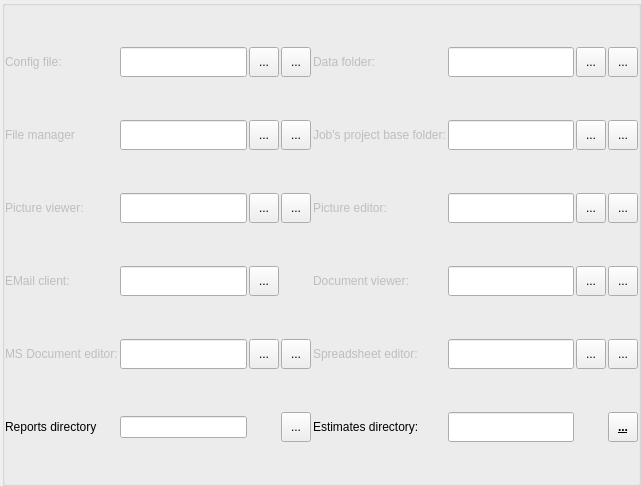
<?xml version="1.0" encoding="UTF-8"?>
<ui version="4.0">
 <class>configDialog</class>
 <widget class="QDialog" name="configDialog">
  <property name="geometry">
   <rect>
    <x>0</x>
    <y>0</y>
    <width>641</width>
    <height>486</height>
   </rect>
  </property>
  <property name="windowTitle">
   <string>Config options</string>
  </property>
  <layout class="QHBoxLayout" name="horizontalLayout_2">
   <property name="spacing">
    <number>0</number>
   </property>
   <property name="leftMargin">
    <number>2</number>
   </property>
   <property name="topMargin">
    <number>0</number>
   </property>
   <property name="rightMargin">
    <number>0</number>
   </property>
   <property name="bottomMargin">
    <number>0</number>
   </property>
   <item>
    <layout class="QHBoxLayout" name="horizontalLayout">
     <property name="spacing">
      <number>0</number>
     </property>
     <item>
      <widget class="QGroupBox" name="grpProgramOptions">
       <property name="enabled">
        <bool>true</bool>
       </property>
       <property name="minimumSize">
        <size>
         <width>0</width>
         <height>150</height>
        </size>
       </property>
       <property name="font">
        <font>
         <weight>75</weight>
         <bold>true</bold>
         <underline>true</underline>
        </font>
       </property>
       <property name="title">
        <string/>
       </property>
       <property name="alignment">
        <set>Qt::AlignLeading|Qt::AlignLeft|Qt::AlignVCenter</set>
       </property>
       <property name="flat">
        <bool>false</bool>
       </property>
       <property name="checkable">
        <bool>false</bool>
       </property>
       <property name="checked">
        <bool>false</bool>
       </property>
       <layout class="QGridLayout" name="gLayoutProgramOptions">
        <property name="leftMargin">
         <number>0</number>
        </property>
        <property name="topMargin">
         <number>0</number>
        </property>
        <property name="rightMargin">
         <number>0</number>
        </property>
        <property name="bottomMargin">
         <number>0</number>
        </property>
        <property name="spacing">
         <number>2</number>
        </property>
        <item row="8" column="7">
         <widget class="QToolButton" name="btnCfgUseDefaultESTIMATEDir">
          <property name="minimumSize">
           <size>
            <width>30</width>
            <height>30</height>
           </size>
          </property>
          <property name="text">
           <string>...</string>
          </property>
          <property name="icon">
           <iconset resource="resources.qrc">
            <normaloff>:/resources/fill_default.png</normaloff>:/resources/fill_default.png</iconset>
          </property>
         </widget>
        </item>
        <item row="1" column="0">
         <widget class="QLabel" name="lblCfgFileManager">
          <property name="enabled">
           <bool>false</bool>
          </property>
          <property name="font">
           <font>
            <weight>50</weight>
            <bold>false</bold>
            <underline>false</underline>
           </font>
          </property>
          <property name="text">
           <string>File manager</string>
          </property>
         </widget>
        </item>
        <item row="3" column="1">
         <widget class="QLineEdit" name="txtCfgPictureViewer">
          <property name="minimumSize">
           <size>
            <width>0</width>
            <height>30</height>
           </size>
          </property>
          <property name="font">
           <font>
            <weight>50</weight>
            <bold>false</bold>
            <underline>false</underline>
           </font>
          </property>
         </widget>
        </item>
        <item row="3" column="2">
         <widget class="QToolButton" name="btnCfgChoosePictureViewer">
          <property name="minimumSize">
           <size>
            <width>30</width>
            <height>30</height>
           </size>
          </property>
          <property name="font">
           <font>
            <weight>50</weight>
            <bold>false</bold>
            <underline>false</underline>
           </font>
          </property>
          <property name="toolTip">
           <string>Browse ...</string>
          </property>
          <property name="text">
           <string>...</string>
          </property>
          <property name="icon">
           <iconset resource="resources.qrc">
            <normaloff>:/resources/folder-brown.png</normaloff>:/resources/folder-brown.png</iconset>
          </property>
         </widget>
        </item>
        <item row="0" column="2">
         <widget class="QToolButton" name="btnCfgChooseConfigFile">
          <property name="minimumSize">
           <size>
            <width>30</width>
            <height>30</height>
           </size>
          </property>
          <property name="font">
           <font>
            <weight>50</weight>
            <bold>false</bold>
            <underline>false</underline>
           </font>
          </property>
          <property name="toolTip">
           <string>Browse ...</string>
          </property>
          <property name="text">
           <string>...</string>
          </property>
          <property name="icon">
           <iconset resource="resources.qrc">
            <normaloff>:/resources/folder-brown.png</normaloff>:/resources/folder-brown.png</iconset>
          </property>
         </widget>
        </item>
        <item row="0" column="0">
         <widget class="QLabel" name="lblCfgConfigFile">
          <property name="enabled">
           <bool>false</bool>
          </property>
          <property name="font">
           <font>
            <weight>50</weight>
            <bold>false</bold>
            <underline>false</underline>
           </font>
          </property>
          <property name="text">
           <string>Config file:</string>
          </property>
         </widget>
        </item>
        <item row="7" column="6">
         <widget class="QToolButton" name="btnCfgChooseXlsEditor">
          <property name="minimumSize">
           <size>
            <width>30</width>
            <height>30</height>
           </size>
          </property>
          <property name="font">
           <font>
            <weight>50</weight>
            <bold>false</bold>
            <underline>false</underline>
           </font>
          </property>
          <property name="toolTip">
           <string>Browse ...</string>
          </property>
          <property name="text">
           <string>...</string>
          </property>
          <property name="icon">
           <iconset resource="resources.qrc">
            <normaloff>:/resources/folder-brown.png</normaloff>:/resources/folder-brown.png</iconset>
          </property>
         </widget>
        </item>
        <item row="7" column="5">
         <widget class="QLineEdit" name="txtCfgXlsEditor">
          <property name="minimumSize">
           <size>
            <width>0</width>
            <height>30</height>
           </size>
          </property>
          <property name="font">
           <font>
            <weight>50</weight>
            <bold>false</bold>
            <underline>false</underline>
           </font>
          </property>
         </widget>
        </item>
        <item row="5" column="1">
         <widget class="QLineEdit" name="txtCfgEmailClient">
          <property name="minimumSize">
           <size>
            <width>0</width>
            <height>30</height>
           </size>
          </property>
          <property name="font">
           <font>
            <weight>50</weight>
            <bold>false</bold>
            <underline>false</underline>
           </font>
          </property>
          <property name="readOnly">
           <bool>true</bool>
          </property>
         </widget>
        </item>
        <item row="8" column="4">
         <widget class="QLabel" name="lblCfgESTIMATE">
          <property name="font">
           <font>
            <weight>50</weight>
            <bold>false</bold>
            <underline>false</underline>
           </font>
          </property>
          <property name="text">
           <string>Estimates directory:</string>
          </property>
         </widget>
        </item>
        <item row="3" column="6">
         <widget class="QToolButton" name="btnCfgChoosePictureEditor">
          <property name="minimumSize">
           <size>
            <width>30</width>
            <height>30</height>
           </size>
          </property>
          <property name="font">
           <font>
            <weight>50</weight>
            <bold>false</bold>
            <underline>false</underline>
           </font>
          </property>
          <property name="toolTip">
           <string>Browse ...</string>
          </property>
          <property name="text">
           <string>...</string>
          </property>
          <property name="icon">
           <iconset resource="resources.qrc">
            <normaloff>:/resources/folder-brown.png</normaloff>:/resources/folder-brown.png</iconset>
          </property>
         </widget>
        </item>
        <item row="3" column="7">
         <widget class="QToolButton" name="btnCfgUseDefaultPictureEditor">
          <property name="minimumSize">
           <size>
            <width>30</width>
            <height>30</height>
           </size>
          </property>
          <property name="font">
           <font>
            <weight>50</weight>
            <bold>false</bold>
            <underline>false</underline>
           </font>
          </property>
          <property name="toolTip">
           <string>Use default</string>
          </property>
          <property name="text">
           <string>...</string>
          </property>
          <property name="icon">
           <iconset resource="resources.qrc">
            <normaloff>:/resources/fill_default.png</normaloff>:/resources/fill_default.png</iconset>
          </property>
         </widget>
        </item>
        <item row="3" column="4">
         <widget class="QLabel" name="lblCfgPictureEditor">
          <property name="enabled">
           <bool>false</bool>
          </property>
          <property name="font">
           <font>
            <weight>50</weight>
            <bold>false</bold>
            <underline>false</underline>
           </font>
          </property>
          <property name="text">
           <string>Picture editor:</string>
          </property>
         </widget>
        </item>
        <item row="3" column="3">
         <widget class="QToolButton" name="btnCfgUseDefaultPictureViewer">
          <property name="minimumSize">
           <size>
            <width>30</width>
            <height>30</height>
           </size>
          </property>
          <property name="font">
           <font>
            <weight>50</weight>
            <bold>false</bold>
            <underline>false</underline>
           </font>
          </property>
          <property name="toolTip">
           <string>Use default</string>
          </property>
          <property name="text">
           <string>...</string>
          </property>
          <property name="icon">
           <iconset resource="resources.qrc">
            <normaloff>:/resources/fill_default.png</normaloff>:/resources/fill_default.png</iconset>
          </property>
         </widget>
        </item>
        <item row="1" column="7">
         <widget class="QToolButton" name="btnCfgUseDefaultBaseDir">
          <property name="minimumSize">
           <size>
            <width>30</width>
            <height>30</height>
           </size>
          </property>
          <property name="font">
           <font>
            <weight>50</weight>
            <bold>false</bold>
            <underline>false</underline>
           </font>
          </property>
          <property name="toolTip">
           <string>Use default</string>
          </property>
          <property name="text">
           <string>...</string>
          </property>
          <property name="icon">
           <iconset resource="resources.qrc">
            <normaloff>:/resources/fill_default.png</normaloff>:/resources/fill_default.png</iconset>
          </property>
         </widget>
        </item>
        <item row="5" column="6">
         <widget class="QToolButton" name="btnCfgChooseDocViewer">
          <property name="minimumSize">
           <size>
            <width>30</width>
            <height>30</height>
           </size>
          </property>
          <property name="font">
           <font>
            <weight>50</weight>
            <bold>false</bold>
            <underline>false</underline>
           </font>
          </property>
          <property name="toolTip">
           <string>Browse ...</string>
          </property>
          <property name="text">
           <string>...</string>
          </property>
          <property name="icon">
           <iconset resource="resources.qrc">
            <normaloff>:/resources/folder-brown.png</normaloff>:/resources/folder-brown.png</iconset>
          </property>
         </widget>
        </item>
        <item row="8" column="3">
         <widget class="QToolButton" name="btnCfgUseDefaultReportsDir">
          <property name="minimumSize">
           <size>
            <width>30</width>
            <height>30</height>
           </size>
          </property>
          <property name="font">
           <font>
            <weight>50</weight>
            <bold>false</bold>
            <underline>false</underline>
           </font>
          </property>
          <property name="text">
           <string>...</string>
          </property>
          <property name="icon">
           <iconset resource="resources.qrc">
            <normaloff>:/resources/fill_default.png</normaloff>:/resources/fill_default.png</iconset>
          </property>
         </widget>
        </item>
        <item row="8" column="1">
         <widget class="QLineEdit" name="txtCfgReports"/>
        </item>
        <item row="1" column="4">
         <widget class="QLabel" name="lblCfgJobsPrefix">
          <property name="enabled">
           <bool>false</bool>
          </property>
          <property name="minimumSize">
           <size>
            <width>0</width>
            <height>30</height>
           </size>
          </property>
          <property name="font">
           <font>
            <weight>50</weight>
            <bold>false</bold>
            <underline>false</underline>
           </font>
          </property>
          <property name="text">
           <string>Job's project base folder:</string>
          </property>
         </widget>
        </item>
        <item row="1" column="3">
         <widget class="QToolButton" name="btnCfgUseDefaultFileManager">
          <property name="minimumSize">
           <size>
            <width>30</width>
            <height>30</height>
           </size>
          </property>
          <property name="font">
           <font>
            <weight>50</weight>
            <bold>false</bold>
            <underline>false</underline>
           </font>
          </property>
          <property name="toolTip">
           <string>Use default</string>
          </property>
          <property name="text">
           <string>...</string>
          </property>
          <property name="icon">
           <iconset resource="resources.qrc">
            <normaloff>:/resources/fill_default.png</normaloff>:/resources/fill_default.png</iconset>
          </property>
         </widget>
        </item>
        <item row="7" column="0">
         <widget class="QLabel" name="lblCfgDocApp">
          <property name="enabled">
           <bool>false</bool>
          </property>
          <property name="font">
           <font>
            <weight>50</weight>
            <bold>false</bold>
            <underline>false</underline>
           </font>
          </property>
          <property name="text">
           <string>MS Document editor:</string>
          </property>
         </widget>
        </item>
        <item row="5" column="5">
         <widget class="QLineEdit" name="txtCfgDocumentViewer">
          <property name="minimumSize">
           <size>
            <width>0</width>
            <height>30</height>
           </size>
          </property>
          <property name="font">
           <font>
            <weight>50</weight>
            <bold>false</bold>
            <underline>false</underline>
           </font>
          </property>
         </widget>
        </item>
        <item row="0" column="5">
         <widget class="QLineEdit" name="txtCfgDataFolder">
          <property name="minimumSize">
           <size>
            <width>0</width>
            <height>30</height>
           </size>
          </property>
          <property name="font">
           <font>
            <weight>50</weight>
            <bold>false</bold>
            <underline>false</underline>
           </font>
          </property>
         </widget>
        </item>
        <item row="0" column="7">
         <widget class="QToolButton" name="btnCfgUseDefaultDataFolder">
          <property name="minimumSize">
           <size>
            <width>30</width>
            <height>30</height>
           </size>
          </property>
          <property name="font">
           <font>
            <weight>50</weight>
            <bold>false</bold>
            <underline>false</underline>
           </font>
          </property>
          <property name="toolTip">
           <string>Use default</string>
          </property>
          <property name="text">
           <string>...</string>
          </property>
          <property name="icon">
           <iconset resource="resources.qrc">
            <normaloff>:/resources/fill_default.png</normaloff>:/resources/fill_default.png</iconset>
          </property>
         </widget>
        </item>
        <item row="0" column="6">
         <widget class="QToolButton" name="btnCfgChooseDataFolder">
          <property name="minimumSize">
           <size>
            <width>30</width>
            <height>30</height>
           </size>
          </property>
          <property name="font">
           <font>
            <weight>50</weight>
            <bold>false</bold>
            <underline>false</underline>
           </font>
          </property>
          <property name="toolTip">
           <string>Browse ...</string>
          </property>
          <property name="text">
           <string>...</string>
          </property>
          <property name="icon">
           <iconset resource="resources.qrc">
            <normaloff>:/resources/folder-brown.png</normaloff>:/resources/folder-brown.png</iconset>
          </property>
         </widget>
        </item>
        <item row="1" column="1">
         <widget class="QLineEdit" name="txtCfgFileManager">
          <property name="minimumSize">
           <size>
            <width>0</width>
            <height>30</height>
           </size>
          </property>
          <property name="font">
           <font>
            <weight>50</weight>
            <bold>false</bold>
            <underline>false</underline>
           </font>
          </property>
         </widget>
        </item>
        <item row="8" column="0">
         <widget class="QLabel" name="lblCfgReports">
          <property name="font">
           <font>
            <weight>50</weight>
            <bold>false</bold>
            <underline>false</underline>
           </font>
          </property>
          <property name="text">
           <string>Reports directory</string>
          </property>
         </widget>
        </item>
        <item row="7" column="7">
         <widget class="QToolButton" name="btnCfgUseDefaultXlsEditor">
          <property name="minimumSize">
           <size>
            <width>30</width>
            <height>30</height>
           </size>
          </property>
          <property name="font">
           <font>
            <weight>50</weight>
            <bold>false</bold>
            <underline>false</underline>
           </font>
          </property>
          <property name="toolTip">
           <string>Use default</string>
          </property>
          <property name="text">
           <string>...</string>
          </property>
          <property name="icon">
           <iconset resource="resources.qrc">
            <normaloff>:/resources/fill_default.png</normaloff>:/resources/fill_default.png</iconset>
          </property>
         </widget>
        </item>
        <item row="7" column="4">
         <widget class="QLabel" name="lblCfgXlsApp">
          <property name="enabled">
           <bool>false</bool>
          </property>
          <property name="font">
           <font>
            <weight>50</weight>
            <bold>false</bold>
            <underline>false</underline>
           </font>
          </property>
          <property name="text">
           <string>Spreadsheet editor:</string>
          </property>
         </widget>
        </item>
        <item row="7" column="3">
         <widget class="QToolButton" name="btnCfgUseDefaultDocEditor">
          <property name="minimumSize">
           <size>
            <width>30</width>
            <height>30</height>
           </size>
          </property>
          <property name="font">
           <font>
            <weight>50</weight>
            <bold>false</bold>
            <underline>false</underline>
           </font>
          </property>
          <property name="toolTip">
           <string>Use default</string>
          </property>
          <property name="text">
           <string>...</string>
          </property>
          <property name="icon">
           <iconset resource="resources.qrc">
            <normaloff>:/resources/fill_default.png</normaloff>:/resources/fill_default.png</iconset>
          </property>
         </widget>
        </item>
        <item row="7" column="2">
         <widget class="QToolButton" name="btnCfgChooseDocEditor">
          <property name="minimumSize">
           <size>
            <width>30</width>
            <height>30</height>
           </size>
          </property>
          <property name="font">
           <font>
            <weight>50</weight>
            <bold>false</bold>
            <underline>false</underline>
           </font>
          </property>
          <property name="toolTip">
           <string>Browse ...</string>
          </property>
          <property name="text">
           <string>...</string>
          </property>
          <property name="icon">
           <iconset resource="resources.qrc">
            <normaloff>:/resources/folder-brown.png</normaloff>:/resources/folder-brown.png</iconset>
          </property>
         </widget>
        </item>
        <item row="3" column="5">
         <widget class="QLineEdit" name="txtCfgPictureEditor">
          <property name="minimumSize">
           <size>
            <width>0</width>
            <height>30</height>
           </size>
          </property>
          <property name="font">
           <font>
            <weight>50</weight>
            <bold>false</bold>
            <underline>false</underline>
           </font>
          </property>
         </widget>
        </item>
        <item row="8" column="5">
         <widget class="QLineEdit" name="txtCfgESTIMATE">
          <property name="minimumSize">
           <size>
            <width>0</width>
            <height>30</height>
           </size>
          </property>
          <property name="font">
           <font>
            <weight>50</weight>
            <bold>false</bold>
            <underline>false</underline>
           </font>
          </property>
         </widget>
        </item>
        <item row="5" column="4">
         <widget class="QLabel" name="lblCfgDocumentViewer">
          <property name="enabled">
           <bool>false</bool>
          </property>
          <property name="font">
           <font>
            <weight>50</weight>
            <bold>false</bold>
            <underline>false</underline>
           </font>
          </property>
          <property name="text">
           <string>Document viewer:</string>
          </property>
         </widget>
        </item>
        <item row="1" column="2">
         <widget class="QToolButton" name="btnCfgChooseFileManager">
          <property name="minimumSize">
           <size>
            <width>30</width>
            <height>30</height>
           </size>
          </property>
          <property name="font">
           <font>
            <weight>50</weight>
            <bold>false</bold>
            <underline>false</underline>
           </font>
          </property>
          <property name="toolTip">
           <string>Browse ...</string>
          </property>
          <property name="text">
           <string>...</string>
          </property>
          <property name="icon">
           <iconset resource="resources.qrc">
            <normaloff>:/resources/folder-brown.png</normaloff>:/resources/folder-brown.png</iconset>
          </property>
         </widget>
        </item>
        <item row="5" column="0">
         <widget class="QLabel" name="lblCfgEmailClient">
          <property name="enabled">
           <bool>false</bool>
          </property>
          <property name="font">
           <font>
            <weight>50</weight>
            <bold>false</bold>
            <underline>false</underline>
           </font>
          </property>
          <property name="text">
           <string>EMail client:</string>
          </property>
         </widget>
        </item>
        <item row="0" column="1">
         <widget class="QLineEdit" name="txtCfgConfigFile">
          <property name="minimumSize">
           <size>
            <width>0</width>
            <height>30</height>
           </size>
          </property>
          <property name="font">
           <font>
            <weight>50</weight>
            <bold>false</bold>
            <underline>false</underline>
           </font>
          </property>
         </widget>
        </item>
        <item row="7" column="1">
         <widget class="QLineEdit" name="txtCfgDocEditor">
          <property name="minimumSize">
           <size>
            <width>0</width>
            <height>30</height>
           </size>
          </property>
          <property name="font">
           <font>
            <weight>50</weight>
            <bold>false</bold>
            <underline>false</underline>
           </font>
          </property>
         </widget>
        </item>
        <item row="0" column="3">
         <widget class="QToolButton" name="btnCfgUseDefaultConfigFile">
          <property name="minimumSize">
           <size>
            <width>30</width>
            <height>30</height>
           </size>
          </property>
          <property name="font">
           <font>
            <weight>50</weight>
            <bold>false</bold>
            <underline>false</underline>
           </font>
          </property>
          <property name="toolTip">
           <string>Use default</string>
          </property>
          <property name="text">
           <string>...</string>
          </property>
          <property name="icon">
           <iconset resource="resources.qrc">
            <normaloff>:/resources/fill_default.png</normaloff>:/resources/fill_default.png</iconset>
          </property>
         </widget>
        </item>
        <item row="1" column="6">
         <widget class="QToolButton" name="btnCfgChooseBaseDir">
          <property name="minimumSize">
           <size>
            <width>30</width>
            <height>30</height>
           </size>
          </property>
          <property name="font">
           <font>
            <weight>50</weight>
            <bold>false</bold>
            <underline>false</underline>
           </font>
          </property>
          <property name="toolTip">
           <string>Browse ...</string>
          </property>
          <property name="text">
           <string>...</string>
          </property>
          <property name="icon">
           <iconset resource="resources.qrc">
            <normaloff>:/resources/folder-brown.png</normaloff>:/resources/folder-brown.png</iconset>
          </property>
         </widget>
        </item>
        <item row="5" column="2">
         <widget class="QToolButton" name="btnCfgChooseEMailClient">
          <property name="minimumSize">
           <size>
            <width>30</width>
            <height>30</height>
           </size>
          </property>
          <property name="font">
           <font>
            <weight>50</weight>
            <bold>false</bold>
            <underline>false</underline>
           </font>
          </property>
          <property name="toolTip">
           <string>Browse ...</string>
          </property>
          <property name="text">
           <string>...</string>
          </property>
          <property name="icon">
           <iconset resource="resources.qrc">
            <normaloff>:/resources/folder-brown.png</normaloff>:/resources/folder-brown.png</iconset>
          </property>
         </widget>
        </item>
        <item row="3" column="0">
         <widget class="QLabel" name="lblCfgPictureViewer">
          <property name="enabled">
           <bool>false</bool>
          </property>
          <property name="font">
           <font>
            <weight>50</weight>
            <bold>false</bold>
            <underline>false</underline>
           </font>
          </property>
          <property name="text">
           <string>Picture viewer:</string>
          </property>
         </widget>
        </item>
        <item row="5" column="7">
         <widget class="QToolButton" name="btnCfgUseDefaultDocumentViewer">
          <property name="minimumSize">
           <size>
            <width>30</width>
            <height>30</height>
           </size>
          </property>
          <property name="font">
           <font>
            <weight>50</weight>
            <bold>false</bold>
            <underline>false</underline>
           </font>
          </property>
          <property name="toolTip">
           <string>Use default</string>
          </property>
          <property name="text">
           <string>...</string>
          </property>
          <property name="icon">
           <iconset resource="resources.qrc">
            <normaloff>:/resources/fill_default.png</normaloff>:/resources/fill_default.png</iconset>
          </property>
         </widget>
        </item>
        <item row="1" column="5">
         <widget class="QLineEdit" name="txtCfgJobsPrefix">
          <property name="minimumSize">
           <size>
            <width>0</width>
            <height>30</height>
           </size>
          </property>
          <property name="font">
           <font>
            <weight>50</weight>
            <bold>false</bold>
            <underline>false</underline>
           </font>
          </property>
         </widget>
        </item>
        <item row="0" column="4">
         <widget class="QLabel" name="lblCfgDataFolder">
          <property name="enabled">
           <bool>false</bool>
          </property>
          <property name="font">
           <font>
            <weight>50</weight>
            <bold>false</bold>
            <underline>false</underline>
           </font>
          </property>
          <property name="text">
           <string>Data folder:</string>
          </property>
         </widget>
        </item>
       </layout>
      </widget>
     </item>
    </layout>
   </item>
  </layout>
 </widget>
 <resources>
  <include location="resources.qrc"/>
 </resources>
 <connections/>
</ui>
